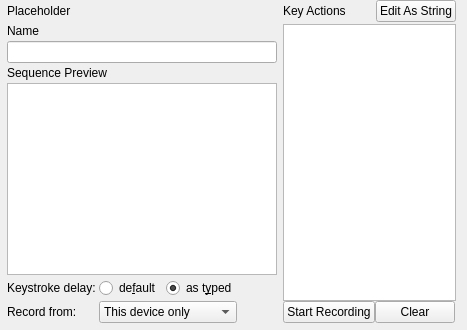
     <widget class="QWidget" name="macroTab">
      <attribute name="title">
       <string>Macro</string>
      </attribute>
      <layout class="QGridLayout" name="gridLayout_7">
       <property name="leftMargin">
        <number>7</number>
       </property>
       <property name="topMargin">
        <number>0</number>
       </property>
       <property name="bottomMargin">
        <number>7</number>
       </property>
       <property name="verticalSpacing">
        <number>2</number>
       </property>
       <item row="2" column="0">
        <layout class="QVBoxLayout" name="verticalLayout_2">
         <property name="spacing">
          <number>3</number>
         </property>
         <property name="sizeConstraint">
          <enum>QLayout::SetNoConstraint</enum>
         </property>
         <item>
          <widget class="QLabel" name="label_2">
           <property name="text">
            <string>Name</string>
           </property>
          </widget>
         </item>
         <item>
          <widget class="QLineEdit" name="macroName"/>
         </item>
         <item>
          <widget class="QLabel" name="label_3">
           <property name="text">
            <string>Sequence Preview</string>
           </property>
          </widget>
         </item>
         <item>
          <widget class="NoUserInputTextEdit" name="macroPreview">
           <property name="sizePolicy">
            <sizepolicy hsizetype="Expanding" vsizetype="MinimumExpanding">
             <horstretch>0</horstretch>
             <verstretch>0</verstretch>
            </sizepolicy>
           </property>
           <property name="contextMenuPolicy">
            <enum>Qt::DefaultContextMenu</enum>
           </property>
           <property name="acceptDrops">
            <bool>false</bool>
           </property>
           <property name="inputMethodHints">
            <set>Qt::ImhNoAutoUppercase</set>
           </property>
           <property name="documentTitle">
            <string/>
           </property>
           <property name="undoRedoEnabled">
            <bool>false</bool>
           </property>
           <property name="readOnly">
            <bool>true</bool>
           </property>
           <property name="plainText">
            <string/>
           </property>
           <property name="textInteractionFlags">
            <set>Qt::TextSelectableByKeyboard|Qt::TextSelectableByMouse</set>
           </property>
          </widget>
         </item>
         <item>
          <layout class="QGridLayout" name="gridLayout_6" columnstretch="0,0,0">
           <item row="0" column="1">
            <layout class="QHBoxLayout" name="horizontalLayout_4">
             <item>
              <widget class="QRadioButton" name="rb_delay_default">
               <property name="whatsThis">
                <string>Set delay to default values: 20us up to 15 chars, 200us above</string>
               </property>
               <property name="text">
                <string>de&amp;fault</string>
               </property>
               <property name="checked">
                <bool>false</bool>
               </property>
               <property name="autoExclusive">
                <bool>true</bool>
               </property>
              </widget>
             </item>
             <item>
              <widget class="QRadioButton" name="rb_delay_asTyped">
               <property name="whatsThis">
                <string>Delay will be the same as it was recorded</string>
               </property>
               <property name="text">
                <string>as t&amp;yped</string>
               </property>
               <property name="checked">
                <bool>true</bool>
               </property>
              </widget>
             </item>
            </layout>
           </item>
           <item row="4" column="1">
            <widget class="QComboBox" name="captureTypeBox">
             <property name="sizePolicy">
              <sizepolicy hsizetype="Minimum" vsizetype="Fixed">
               <horstretch>0</horstretch>
               <verstretch>0</verstretch>
              </sizepolicy>
             </property>
             <item>
              <property name="text">
               <string>This device only</string>
              </property>
             </item>
             <item>
              <property name="text">
               <string>All ckb-next devices</string>
              </property>
             </item>
             <item>
              <property name="text">
               <string>All keyboards</string>
              </property>
             </item>
            </widget>
           </item>
           <item row="4" column="2">
            <spacer name="horizontalSpacer_27">
             <property name="orientation">
              <enum>Qt::Horizontal</enum>
             </property>
             <property name="sizeHint" stdset="0">
              <size>
               <width>40</width>
               <height>20</height>
              </size>
             </property>
            </spacer>
           </item>
           <item row="4" column="0">
            <widget class="QLabel" name="label_6">
             <property name="text">
              <string>Record from:</string>
             </property>
            </widget>
           </item>
           <item row="0" column="0">
            <widget class="QLabel" name="label_5">
             <property name="text">
              <string>Keystroke delay:</string>
             </property>
            </widget>
           </item>
          </layout>
         </item>
        </layout>
       </item>
       <item row="1" column="1">
        <layout class="QHBoxLayout" name="horizontalLayout_6">
         <item>
          <widget class="QLabel" name="label_4">
           <property name="sizePolicy">
            <sizepolicy hsizetype="Maximum" vsizetype="Preferred">
             <horstretch>0</horstretch>
             <verstretch>0</verstretch>
            </sizepolicy>
           </property>
           <property name="text">
            <string>Key Actions</string>
           </property>
          </widget>
         </item>
         <item>
          <spacer name="horizontalSpacer_28">
           <property name="orientation">
            <enum>Qt::Horizontal</enum>
           </property>
           <property name="sizeType">
            <enum>QSizePolicy::Preferred</enum>
           </property>
           <property name="sizeHint" stdset="0">
            <size>
             <width>30</width>
             <height>20</height>
            </size>
           </property>
          </spacer>
         </item>
         <item>
          <widget class="QPushButton" name="editAsStringBtn">
           <property name="sizePolicy">
            <sizepolicy hsizetype="Minimum" vsizetype="Maximum">
             <horstretch>0</horstretch>
             <verstretch>0</verstretch>
            </sizepolicy>
           </property>
           <property name="maximumSize">
            <size>
             <width>16777215</width>
             <height>22</height>
            </size>
           </property>
           <property name="text">
            <string>Edit As String</string>
           </property>
          </widget>
         </item>
        </layout>
       </item>
       <item row="2" column="1">
        <layout class="QVBoxLayout" name="verticalLayout_3">
         <property name="spacing">
          <number>0</number>
         </property>
         <item>
          <widget class="QTableView" name="tableView">
           <property name="sizePolicy">
            <sizepolicy hsizetype="Maximum" vsizetype="Expanding">
             <horstretch>0</horstretch>
             <verstretch>0</verstretch>
            </sizepolicy>
           </property>
           <property name="dragEnabled">
            <bool>true</bool>
           </property>
           <property name="dragDropOverwriteMode">
            <bool>false</bool>
           </property>
           <property name="dragDropMode">
            <enum>QAbstractItemView::InternalMove</enum>
           </property>
           <property name="defaultDropAction">
            <enum>Qt::MoveAction</enum>
           </property>
           <property name="selectionBehavior">
            <enum>QAbstractItemView::SelectRows</enum>
           </property>
           <property name="sortingEnabled">
            <bool>false</bool>
           </property>
           <property name="cornerButtonEnabled">
            <bool>false</bool>
           </property>
           <attribute name="horizontalHeaderMinimumSectionSize">
            <number>22</number>
           </attribute>
           <attribute name="horizontalHeaderDefaultSectionSize">
            <number>65</number>
           </attribute>
           <attribute name="horizontalHeaderStretchLastSection">
            <bool>true</bool>
           </attribute>
           <attribute name="verticalHeaderVisible">
            <bool>false</bool>
           </attribute>
           <attribute name="verticalHeaderMinimumSectionSize">
            <number>22</number>
           </attribute>
           <attribute name="verticalHeaderDefaultSectionSize">
            <number>22</number>
           </attribute>
          </widget>
         </item>
         <item>
          <layout class="QHBoxLayout" name="horizontalLayout_7">
           <item>
            <widget class="ClickEventPushButton" name="btnStartMacro">
             <property name="sizePolicy">
              <sizepolicy hsizetype="Maximum" vsizetype="Fixed">
               <horstretch>0</horstretch>
               <verstretch>0</verstretch>
              </sizepolicy>
             </property>
             <property name="text">
              <string>Start Recording</string>
             </property>
            </widget>
           </item>
           <item>
            <widget class="QPushButton" name="btnClearMacro">
             <property name="sizePolicy">
              <sizepolicy hsizetype="Maximum" vsizetype="Fixed">
               <horstretch>0</horstretch>
               <verstretch>0</verstretch>
              </sizepolicy>
             </property>
             <property name="text">
              <string>Clear</string>
             </property>
            </widget>
           </item>
          </layout>
         </item>
        </layout>
       </item>
       <item row="1" column="0">
        <widget class="QLabel" name="lbl_macro">
         <property name="text">
          <string notr="true">Placeholder</string>
         </property>
        </widget>
       </item>
      </layout>
     </widget>
